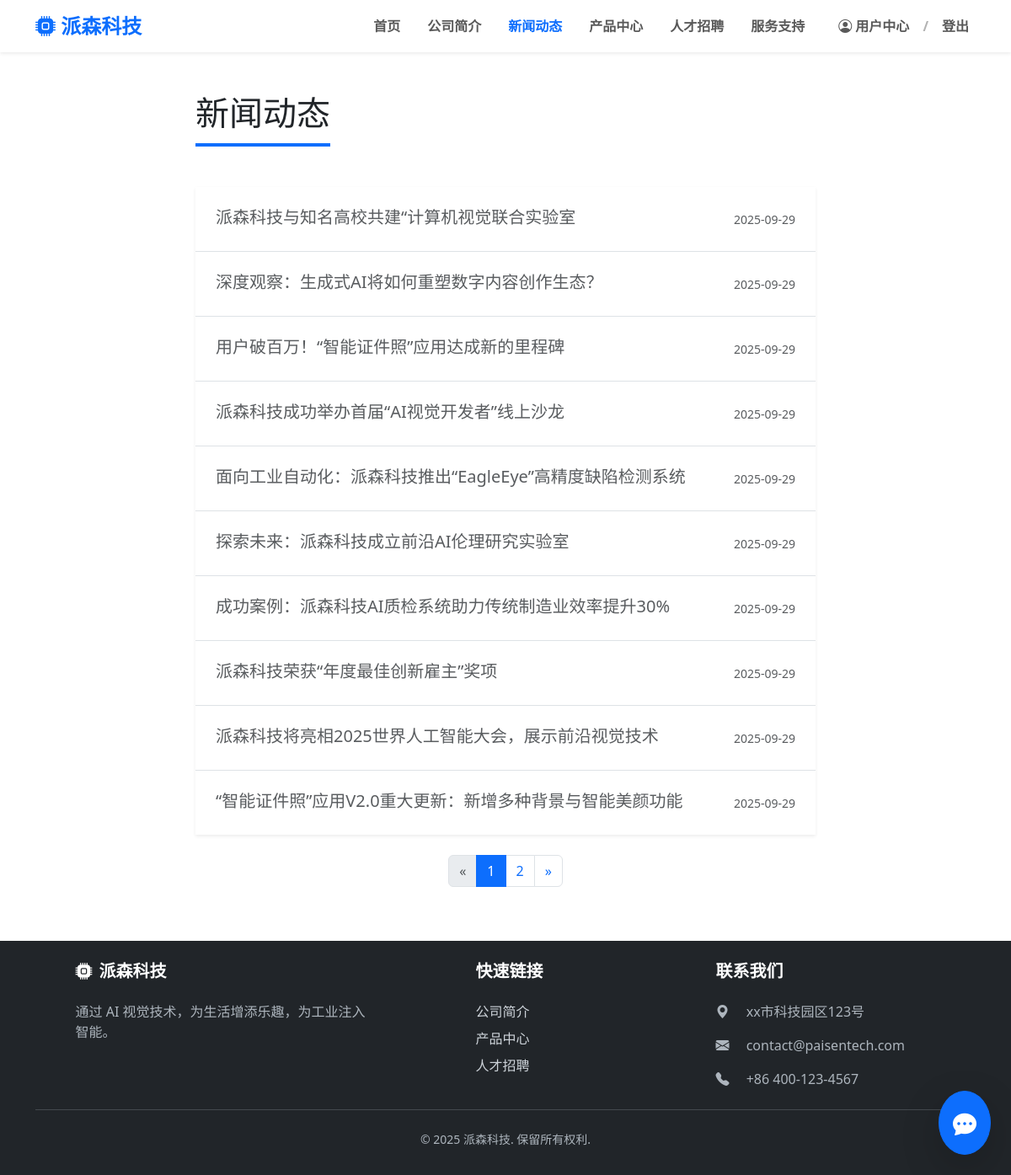
/news/list, run on the app's committed database.
### models/news.py (models this page shows)
class News(SQLModel, table=True):
    __tablename__ = "news"
    id: Optional[int] = Field(default=None, primary_key=True)
    title: str
    content: str  # 存储富文本编辑器生成的 HTML
    created_at: datetime = Field(default_factory=datetime.utcnow, nullable=False)

### routers/news.py (the view)
@router.get("/list", response_class=HTMLResponse)
async def get_news_list(
    request: Request,
    session: Session = Depends(get_session),
    page: int = Query(1, gt=0)
):
    page_size = 10
    offset = (page - 1) * page_size
    stmt = select(News).order_by(News.created_at.desc()).offset(offset).limit(page_size)
    news_list = session.exec(stmt).all()
    total_items = session.exec(select(func.count(News.id))).one()
    total_pages = math.ceil(total_items / page_size)
    return templates.TemplateResponse(request,"news/list.html", {
        "active_page": "news",
        "news_list": news_list,
        "total_pages": total_pages,
        "current_page": page
    })

### templates/news/list.html (shortened to what this page needs)
{% extends "base.html" %}
{% block content %}
<div class="container py-5">
    <div class="row justify-content-center">
        <div class="col-lg-10 col-xl-8">
            <h1 class="section-title mb-5">新闻动态</h1>
            <div class="list-group list-group-flush shadow-sm">
                {% for item in news_list %}
                <a href="{{ url_for('get_news_detail', news_id=item.id) }}"
				    class="list-group-item list-group-item-action p-4">
                    <div class="d-flex w-100 justify-content-between align-items-center">
                        <h5 class="mb-1 text-muted">{{ item.title }}</h5>
                        <small class="text-muted">
                            {{ item.created_at | format_local_time('%Y-%m-%d') }}
                        </small>
                    </div>
                </a>
                {% else %}
                <div class="text-center">暂无新闻</div>
                {% endfor %}
            </div>
            {% set start_page = [1, current_page - 2] | max %}
            {% set end_page = [total_pages, current_page + 2] | min %}
            <ul class="pagination mt-4 justify-content-center">
                <li class="page-item {% if current_page <= 1 %}disabled{% endif %}">
                    <a class="page-link" href="?page={{ current_page - 1 }}">&laquo;</a>
                </li>
                {% for p in range(start_page, end_page + 1) %}
                <li class="page-item {% if p == current_page %}active{% endif %}">
                    <a class="page-link" href="?page={{ p }}">{{ p }}</a>
                </li>
                {% endfor %}
                <li class="page-item {% if current_page >= total_pages %}disabled{% endif %}">
                    <a class="page-link" href="?page={{ current_page + 1 }}">&raquo;</a>
                </li>
            </ul>
        </div>
    </div>
</div>
{% endblock %}

### static/css/style.css (style rules this page uses)
.section-title { padding-bottom: 0.75rem; border-bottom: 4px solid #0d6efd; display: inline-block; margin-bottom: 2rem; }

### data on the page
News: title "派森科技与知名高校共建“计算机视觉联合实验室", created_at "2025-09-29"
News: title "深度观察：生成式AI将如何重塑数字内容创作生态？", created_at "2025-09-29"
News: title "用户破百万！“智能证件照”应用达成新的里程碑", created_at "2025-09-29"
News: title "派森科技成功举办首届“AI视觉开发者”线上沙龙", created_at "2025-09-29"
News: title "面向工业自动化：派森科技推出“EagleEye”高精度缺陷检测系统", created_at "2025-09-29"
News: title "探索未来：派森科技成立前沿AI伦理研究实验室", created_at "2025-09-29"
News: title "成功案例：派森科技AI质检系统助力传统制造业效率提升30%", created_at "2025-09-29"
News: title "派森科技荣获“年度最佳创新雇主”奖项", created_at "2025-09-29"
News: title "派森科技将亮相2025世界人工智能大会，展示前沿视觉技术", created_at "2025-09-29"
News: title "“智能证件照”应用V2.0重大更新：新增多种背景与智能美颜功能", created_at "2025-09-29"

### other printed values
{{ p }} "1" "2"
